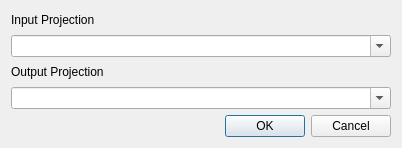
<?xml version="1.0" encoding="UTF-8"?>
<ui version="4.0">
 <class>ProjectionDialog</class>
 <widget class="QDialog" name="ProjectionDialog">
  <property name="geometry">
   <rect>
    <x>0</x>
    <y>0</y>
    <width>402</width>
    <height>148</height>
   </rect>
  </property>
  <property name="windowTitle">
   <string>Dialog</string>
  </property>
  <layout class="QGridLayout" name="gridLayout_2">
   <item row="0" column="0">
    <layout class="QGridLayout" name="gridLayout">
     <item row="4" column="0" alignment="Qt::AlignBottom">
      <widget class="QDialogButtonBox" name="buttonBox">
       <property name="orientation">
        <enum>Qt::Horizontal</enum>
       </property>
       <property name="standardButtons">
        <set>QDialogButtonBox::Cancel|QDialogButtonBox::Ok</set>
       </property>
      </widget>
     </item>
     <item row="0" column="0">
      <widget class="QLabel" name="label_projIn">
       <property name="text">
        <string>Input Projection</string>
       </property>
      </widget>
     </item>
     <item row="1" column="0">
      <widget class="QComboBox" name="comboBox_projIn">
       <property name="editable">
        <bool>true</bool>
       </property>
      </widget>
     </item>
     <item row="2" column="0">
      <widget class="QLabel" name="label_outProj">
       <property name="text">
        <string>Output Projection</string>
       </property>
      </widget>
     </item>
     <item row="3" column="0">
      <widget class="QComboBox" name="comboBox_projOut">
       <property name="editable">
        <bool>true</bool>
       </property>
      </widget>
     </item>
    </layout>
   </item>
  </layout>
 </widget>
 <resources/>
 <connections>
  <connection>
   <sender>buttonBox</sender>
   <signal>accepted()</signal>
   <receiver>ProjectionDialog</receiver>
   <slot>accept()</slot>
   <hints>
    <hint type="sourcelabel">
     <x>248</x>
     <y>254</y>
    </hint>
    <hint type="destinationlabel">
     <x>157</x>
     <y>274</y>
    </hint>
   </hints>
  </connection>
  <connection>
   <sender>buttonBox</sender>
   <signal>rejected()</signal>
   <receiver>ProjectionDialog</receiver>
   <slot>reject()</slot>
   <hints>
    <hint type="sourcelabel">
     <x>316</x>
     <y>260</y>
    </hint>
    <hint type="destinationlabel">
     <x>286</x>
     <y>274</y>
    </hint>
   </hints>
  </connection>
 </connections>
</ui>
